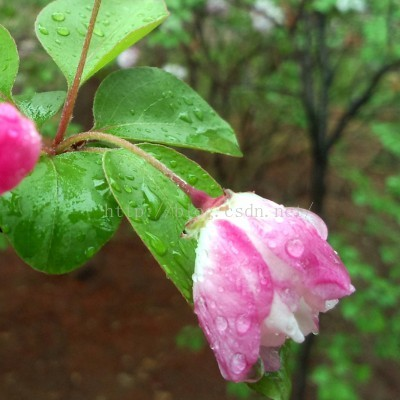
#> input picture testdata/w1.jpg, 400 x 400 px
$ python sift_detector.py   (Python 2 division)
#> lines starting #> are read from the running program, lines starting #| are printed output that depends on the picture; long printed decimals are rounded
### match.py
# -*- coding: utf-8 -*-
"""
Created on Tue May 16 16:01:36 2017

@author: Administrator
"""
import numpy as np
import cv2


# [19 lines left out: functions des_distance, deep_match, not called in this run]

#match sift keypoints
def match(kp1_location,kp2_location,deep_des1,deep_des2,ratio):
    deep_kp1 = []
    deep_kp2 = []
    des1 = np.matrix(deep_des1)
    des2 = np.matrix(deep_des2)
    for i in range(des1.shape[0]):
        des1_ = np.tile(des1[i],(des2.shape[0],1))
        error = des1_ - des2
        RMSE = np.sqrt(np.sum(np.square(error),axis=1)/float(error.shape[1]))
        small_index = np.argsort(RMSE, axis=0)
        if RMSE[small_index[0,0],0] < RMSE[small_index[1,0],0]*ratio:
            deep_kp1.append((kp1_location[i][0],kp1_location[i][1]))
            deep_kp2.append((kp2_location[small_index[0,0]][0],kp2_location[small_index[0,0]][1]))
            #deep_des2 = np.delete(deep_des2, small_index[0], 0)
    return deep_kp1,deep_kp2

### display.py
# -*- coding: utf-8 -*-
"""
Created on Thu May 11 17:32:56 2017

@author: Administrator
"""
import cv2
import numpy as np
import random

color = [(255,0,0),(255,156,0),(255,255,0),(0,255,0),(0,255,255),(0,0,255),(255,0,255)]
#display img1 img2,height must be same
def display(img1, img2, kp1, kp2):
    height1 = img1.shape[0]
    width1 = img1.shape[1]
    height2 = img2.shape[0]
    width2 = img2.shape[1]
    emptyImage = np.concatenate((img1,img2),axis=1)

    for i in range(len(kp1)):
        number = random.randint(0,6)
        x1 = int(kp1[i][0])
        y1 = int(kp1[i][1])
        x2 = int(kp2[i][0])
        y2 = int(kp2[i][1])
        cv2.circle(emptyImage,(x1, y1),2,(255,0,0),2)
        cv2.circle(emptyImage,(width1+x2, y2),2,(255,0,0),2)
        cv2.line(emptyImage, (x1,y1), (width1+x2, y2), color[number], thickness=1, lineType=1)

    return emptyImage

#display1 img1 img2,height need not be same
# [28 lines left out: functions display1, show_image, not called in this run]


### ransac.py
# -*- coding: utf-8 -*-
"""
Created on Wed Apr 19 17:36:04 2017

@author: Administrator
"""
from __future__ import division
import random
import cv2
import math
import numpy as np

iterations = 1000
n = 3 #affine transform

def ransac(kp1,kp2,error_threshold):
    most_consensus_number = 0 #correspond keypoint counter
    kp_num = len(kp1)
    #list to matrix
    kp1_matrix = np.zeros((3,kp_num), dtype="f")
    kp2_matrix = np.zeros((3,kp_num), dtype="f")
    for m in range(kp_num):
        kp1_matrix[0][m] = kp1[m][0]
        kp1_matrix[1][m] = kp1[m][1]
        kp1_matrix[2][m] = 1
        kp2_matrix[0][m] = kp2[m][0]
        kp2_matrix[1][m] = kp2[m][1]
        kp2_matrix[2][m] = 1

    for i in range(iterations):
        kp1_rand = np.zeros((n,2), dtype="f")
        kp2_rand = np.zeros((n,2), dtype="f")
        while np.array_equal(kp1_rand[0],kp1_rand[1]) or np.array_equal(kp1_rand[0],kp1_rand[2]) or np.array_equal(kp1_rand[1],kp1_rand[2]):
            for j in range(n):
                rand = random.randint(0,kp_num-1)
                kp1_rand[j,0]=kp1[rand][0]
                kp1_rand[j,1]=kp1[rand][1]
                kp2_rand[j,0]=kp2[rand][0]
                kp2_rand[j,1]=kp2[rand][1]

        #use 3 keypoit to compute transform matrix
        M = cv2.getAffineTransform(kp1_rand, kp2_rand)
        M_stack = np.row_stack((M, [0,0,1])) #transform matrix[a,b,c;d,e,f;0,0,1]
        #transform all kp1 by the matrix
        kp1_transform = np.dot(M_stack,kp1_matrix)
        error = kp2_matrix - kp1_transform
        error = error[0:2].transpose()
        #cumpute mean square
        mean_square = np.sqrt(np.sum(np.square(error),axis=1)/2.)
        index = np.where(mean_square < error_threshold) #return tuple,there is an array in tuple
        consensus_num = index[0].shape[0]
        #update parameter and least_mean_square
        if consensus_num > most_consensus_number:
            better_kp1 = []
            better_kp2 = []
            most_consensus_number = consensus_num
            parameter = M #select optimal parameter
            for order in range(consensus_num):
                better_kp1.append(kp1[index[0][order]])
                better_kp2.append(kp2[index[0][order]])
    return better_kp1,better_kp2

def least_square(kp1,kp2):
    kp_num = len(kp1)
    #list to matrix
    kp1_matrix = np.zeros((3,kp_num), dtype="f")
    kp2_matrix = np.zeros((3,kp_num), dtype="f")
    for m in range(kp_num):
        kp1_matrix[0][m] = kp1[m][0]
        kp1_matrix[1][m] = kp1[m][1]
        kp1_matrix[2][m] = 1
        kp2_matrix[0][m] = kp2[m][0]
        kp2_matrix[1][m] = kp2[m][1]
        kp2_matrix[2][m] = 1

    X = kp1_matrix.T
    Y = kp2_matrix.T
    M = np.dot(np.dot(np.linalg.inv(np.dot(X.T,X)), X.T), Y)
    S = M.T

    kp1_transform = np.dot(S,kp1_matrix)
    error = kp2_matrix - kp1_transform
    error = error[0:2].transpose()
        #cumpute mean square
    mean_square = np.sum(np.square(error),axis=1)
    rmse = np.sqrt(np.sum(mean_square)/float(kp_num))
    solution = S[0:2]

    return solution,rmse

### image_fusion.py
# -*- coding: utf-8 -*-
"""
Created on Wed Apr 19 17:36:50 2017

@author: Administrator
"""
import numpy as np
import cv2

def image_fusion(image1, image2, solution):
    #transform image
    M = image1.shape[0]
    N = image2.shape[1]

    #image fusion
    pts1 = np.float32([[0,0],[0,M],[N,0],[N,M]])
    pts2 = np.float32([[0.5*N,0.5*M],[0.5*N,1.5*M],[1.5*N,0.5*M],[1.5*N,1.5*M]])
    solution_Perspective = cv2.getPerspectiveTransform(pts1,pts2)
    image1_perspective = cv2.warpPerspective(image2, solution_Perspective, (2*N,2*M))
    #cv2.imshow("image1-perspective",image1_perspective)

    solution_stack = np.row_stack((solution, [0,0,1])) #transform matrix[a,b,c;d,e,f;0,0,1]
    solution_Perspective = np.dot(solution_Perspective,solution_stack)
    #image1_transform = cv2.warpAffine(image1,solution,(2*N,2*M))
    image1_transform = cv2.warpPerspective(image1, solution_Perspective, (2*N,2*M))
    #cv2.imshow("image-transform",image1_transform) #show transform

    image_fusion = image1_transform + image1_perspective
    index_same = np.where(image1_transform & image1_perspective)
    row = index_same[0]
    colm = index_same[1]
    image_fusion[row,colm] = image1_transform[row,colm]/2 + image1_perspective[row,colm]/2

    return image_fusion

def common_region(image1,image2,solution):
     #transform image
    M = image1.shape[0]
    N = image2.shape[1]

    solution_stack = np.row_stack((solution, [0,0,1])) #transform matrix[a,b,c;d,e,f;0,0,1]
    common1 = cv2.warpPerspective(image1, solution_stack, (N,M))
    #cv2.imshow("image-transform",image1_transform) #show transform
    common2 = image2-(image2-common1)
    return common1,common2


### MI.py
# -*- coding: utf-8 -*-
"""
Created on Sat Jul  8 17:17:07 2017

@author: Administrator
"""
import cv2
import numpy as np

def MI(a,b):
    Ma,Na = a.shape
    Mb,Nb = b.shape
    M = min(Ma,Mb)
    N = min(Na,Nb)

    hab = np.zeros((256,256))
    ha = np.zeros((1,256))
    hb = np.zeros((1,256))

    if np.amax(a) != np.amin(a):
        a = (a - np.amin(a))/float((np.amax(a)-np.amin(a)))
    else:
        a = np.zeros((M,N))

    if np.amax(b) != np.amin(b):
        b = (b - np.amin(b))/float((np.amax(b)-np.amin(b)))
    else:
        b = np.zeros((M,N))

    a = np.float64(np.int16(a*255))
    b = np.float64(np.int16(b*255))

    for i in range(M):
        for j in range(N):
            indexx = int(a[i,j])
            indexy = int(b[i,j])
            hab[indexx,indexy] = hab[indexx,indexy]+1
            ha[0,indexx] = ha[0,indexx]+1
            hb[0,indexy] = hb[0,indexy]+1

    hsum = np.sum(np.sum(hab))
    index0,index1 = np.where(hab !=0)
    p = hab/float(hsum)
    Hab = np.sum(np.sum(-p[index0,index1]*np.log(p[index0,index1])))

    hsum = np.sum(np.sum(ha))
    index0,index1 = np.where(ha !=0)
    p = ha/float(hsum)
    Ha = np.sum(np.sum(-p[index0,index1]*np.log(p[index0,index1])))

    hsum = np.sum(np.sum(hb))
    index0,index1 = np.where(hb !=0)
    p = hb/float(hsum)
    Hb = np.sum(np.sum(-p[index0,index1]*np.log(p[index0,index1])))

    mi = Ha+Hb-Hab
    #mi = (Ha+Hb)/Hab
    return mi

# [8 lines that do not run on import are left out]


### sift_detector.py
# -*- coding: utf-8 -*-
"""
Created on Thu May 11 17:26:14 2017

@author: Administrator
"""
import cv2
import numpy as np

import match
import display
import ransac
import image_fusion
import MI


error_threshold = 1
sift_ratio = 0.7                    #knn1/lnn2
block = 8
threshold = 300
#read image
img1 = cv2.imread("testdata/w1.jpg") # image to be registered
#> img1 is the input picture: shape (400, 400, 3); mean B, G, R 72.9, 110.8, 103.9
img2 = cv2.imread("testdata/w2.jpg") # reference image
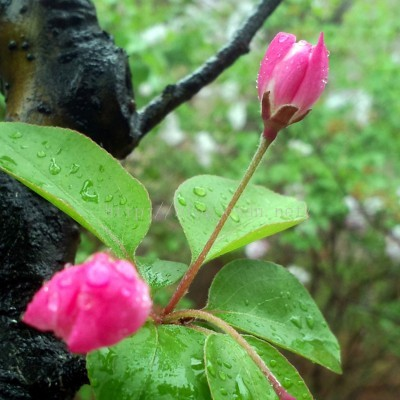
#> input picture testdata/w2.jpg, 400 x 400 px
#> img2 is the input picture: shape (400, 400, 3); mean B, G, R 84.3, 129, 107.8

#rgb2gray
gray1 = cv2.cvtColor(img1,cv2.COLOR_BGR2GRAY)
gray2 = cv2.cvtColor(img2,cv2.COLOR_BGR2GRAY)
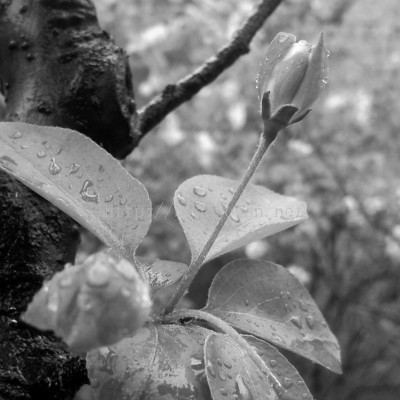
#> gray2: shape (400, 400); min 0, max 255, mean 117.5

# Initiate SIFT detector
sift = cv2.xfeatures2d.SIFT_create()

# find the keypoints and descriptors with SIFT
kp1, des1 = sift.detectAndCompute(gray1,None)
#> kp1 = 665 keypoints; strongest (x, y, size): (246, 253, 90.2), (184, 232, 2.2), (254, 214, 35), (299, 336, 8.8)
kp2, des2 = sift.detectAndCompute(gray2,None)
#> kp2 = 975 keypoints; strongest (x, y, size): (14, 321, 1.9), (239, 48, 13.4), (103, 113, 54.3), (140, 111, 5.3)

kp1_location = []
kp2_location = []
kp1_angle = []
kp2_angle = []

for i in range(len(kp1)):
    kp1_location.append(kp1[i].pt)
    kp1_angle.append(kp1[i].angle)
#> after the loop, kp1_angle = 665 values, max 359.9 at index 363, min 0.162 at index 33, mean 195.9; kp1_location = 665 pairs, first value 4.84 to 391.6, second value 5.57 to 384.2

for i in range(len(kp2)):
    kp2_location.append(kp2[i].pt)
    kp2_angle.append(kp2[i].angle)
#> after the loop, kp2_angle = 975 values, max 360 at index 502, min 0.0933 at index 42, mean 189.3; kp2_location = 975 pairs, first value 2.74 to 387.9, second value 4.49 to 395.6

good_kp1,good_kp2 = match.match(kp1_location,kp2_location,des1,des2,sift_ratio)
#> after the loop in match, `for i in range(des1.shape[0]):`:
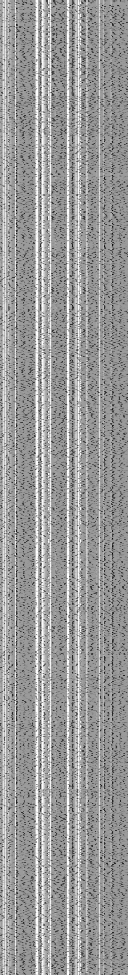
#> error: shape (975, 128) float32; min -207, max 132, mean -1.9; drawn with min black and max white
#> after the loop in match, `for i in range(des1.shape[0]):`: deep_kp1 = 225 pairs, first value 7.38 to 278.4, second value 12.85 to 214.4; deep_kp2 = 225 pairs, first value 103.3 to 387.4, second value 185.8 to 395.6
#> good_kp1 has the same summary as deep_kp1 in match; good_kp2 has the same summary as deep_kp2 in match
img_good = display.display(img1,img2,good_kp1,good_kp2)
#> the loop in display, `for i in range(len(kp1)):` made 225 passes
#> (number, x1, y1, x2, y2) on passes 1 to 3: (6, 7, 194, 104, 350), (3, 8, 100, 130, 259), (6, 9, 200, 105, 355)
#> after the loop in display, `for i in range(len(kp1)):`:
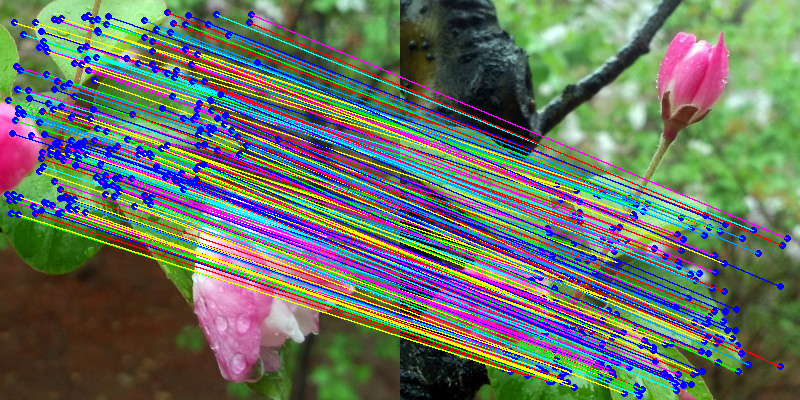
#> emptyImage: shape (400, 800, 3); mean B, G, R 101.4, 113.9, 105.5
better_kp1,better_kp2 = ransac.ransac(good_kp1,good_kp2,error_threshold)
#> in ransac, `kp_num = len(kp1)`: kp_num = 225
#> the loop in ransac, `for i in range(iterations):` made 1000 passes
#> M_stack on passes 1 to 11: [[0.969, -0.256, 147.2], [0.262, 0.971, 159], [0, 0, 1]], [[0.964, -0.256, 147.9], [0.263, 0.958, 160.1], [0, 0, 1]], [[0.967, -0.261, 148.2], [0.266, 0.966, 159.6], [0, 0, 1]], [[0.865, -0.156, 146.3], [0.304, 0.922, 160.4], [0, 0, 1]], [[0.962, -0.257, 147.6], [0.261, 0.966, 159.9], [0, 0, 1]], [[1.01, -0.297, 149.6], [0.142, 1.06, 155.8], [0, 0, 1]], [[0.967, -0.259, 147.8], [0.26, 0.965, 160.1], [0, 0, 1]], [[0.965, -0.258, 147.8], [0.259, 0.965, 160.1], [0, 0, 1]], [[0.964, -0.262, 148.3], [0.26, 0.966, 160], [0, 0, 1]], [[0.967, -0.258, 147.6], [0.259, 0.967, 159.8], [0, 0, 1]], [[0.968, -0.258, 147.5], [0.263, 0.963, 159.4], [0, 0, 1]]
#> parameter on pass 124: [[0.963, -0.256, 148.1], [0.258, 0.968, 159.9]]
#> after the loop in ransac, `for i in range(iterations):`: better_kp1 has the same summary as deep_kp1 in match; better_kp2 has the same summary as deep_kp2 in match
#> better_kp1 has the same summary as deep_kp1 in match; better_kp2 has the same summary as deep_kp2 in match

solution,rmse = ransac.least_square(better_kp1,better_kp2)
#> in least_square, `X = kp1_matrix.T`: X = 225 rows, first 8: [7.38, 194.9, 1], [8.64, 100.5, 1], [9.67, 200.2, 1], [11.28, 213.2, 1], [12.97, 133.7, 1], [13.98, 194.7, 1], [14.61, 22.64, 1], [15.09, 120.9, 1]
#> in least_square, `Y = kp2_matrix.T`: Y = 225 rows, first 8: [104.5, 350.2, 1], [130.1, 259.3, 1], [105.3, 356, 1], [103.3, 369, 1], [125.8, 292.6, 1], [110.9, 351.7, 1], [156.2, 185.8, 1], [131.1, 280.8, 1]
#> in least_square, `M = np.dot(np.dot(np.linalg.inv(np.dot(X.T,X)), X.T), Y)`: M = [[0.966, 0.259, 4.37e-10], [-0.259, 0.966, -1.25e-08], [147.8, 160, 1]]
#> in least_square, `S = M.T`: S = [[0.966, -0.259, 147.8], [0.259, 0.966, 160], [4.37e-10, -1.25e-08, 1]]
#> in least_square, `error = error[0:2].transpose()`: error = 225 pairs, first value -0.842 to 1.66, second value -1.28 to 1.08
#> in least_square, `mean_square = np.sum(np.square(error),axis=1)`: mean_square = 225 values, max 3.06 at index 59, min 0.000191 at index 48, mean 0.0754
#> in least_square, `rmse = np.sqrt(np.sum(mean_square)/float(kp_num))`: rmse = 0.275
#> in least_square, `solution = S[0:2]`: solution = [[0.966, -0.259, 147.8], [0.259, 0.966, 160]]
#> solution = [[0.966, -0.259, 147.8], [0.259, 0.966, 160]]; rmse = 0.275
img_better = display.display(img1,img2,better_kp1,better_kp2)
#> the loop in display (call 2), `for i in range(len(kp1)):` made 225 passes
#> (number, x1, y1, x2, y2) on passes 1 to 3: (1, 7, 194, 104, 350), (6, 8, 100, 130, 259), (2, 9, 200, 105, 355)
#> after the loop in display (call 2), `for i in range(len(kp1)):`:
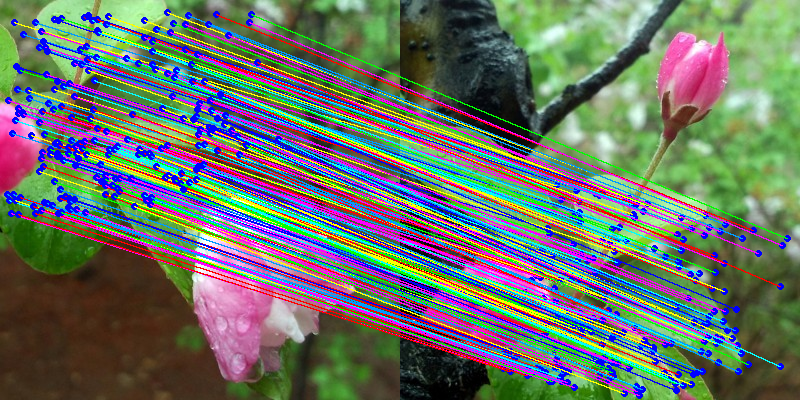
#> emptyImage: shape (400, 800, 3); mean B, G, R 103.6, 114.6, 105.5
sift_fusion = image_fusion.image_fusion(img1,img2,solution)
#> in image_fusion, `image_fusion[row,colm] = image1_transform[row,colm]/2 + image1_perspec..`:
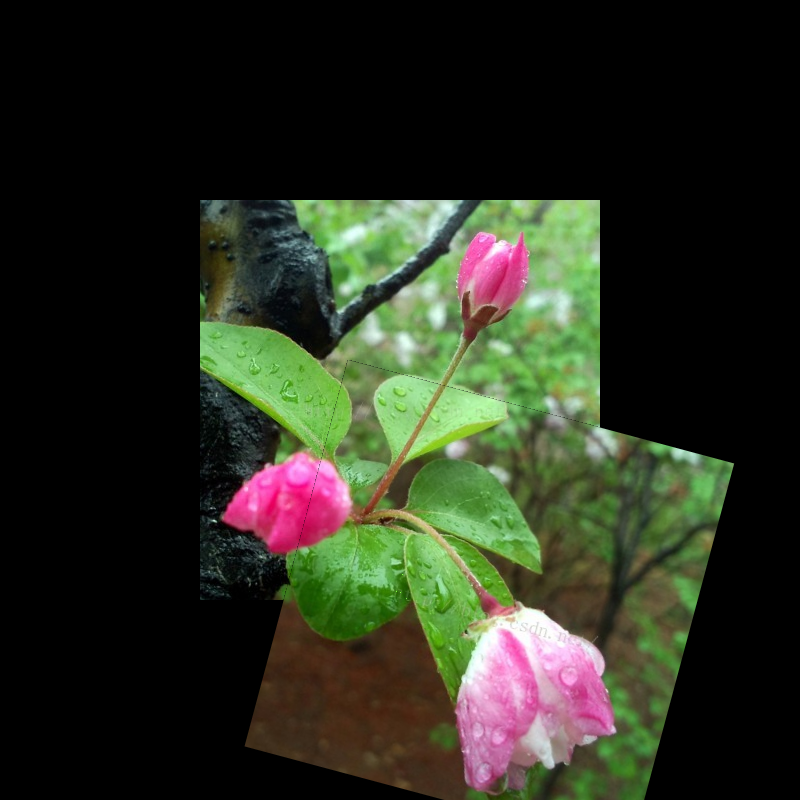
#> image_fusion: shape (800, 800, 3); mean B, G, R 31.8, 46.3, 42.2


common1,common2 = image_fusion.common_region(gray1,gray2,solution)
mi = MI.MI(common1,common2)
#> after the loop in MI, `for i in range(M):`:
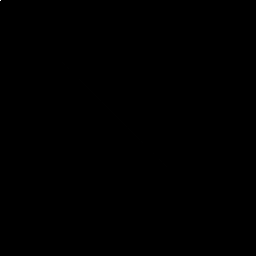
#> hab: shape (256, 256) float64; min 0, max 100043, mean 2.4; drawn with min black and max white
print mi
#| 2.584

cv2.imshow("sift1 image good match", img_good) #show mathces
cv2.imshow("sift1 image better match", img_better) #show mathces
cv2.imshow("sift1 image fusion", sift_fusion) #show fusion
cv2.waitKey(0)
